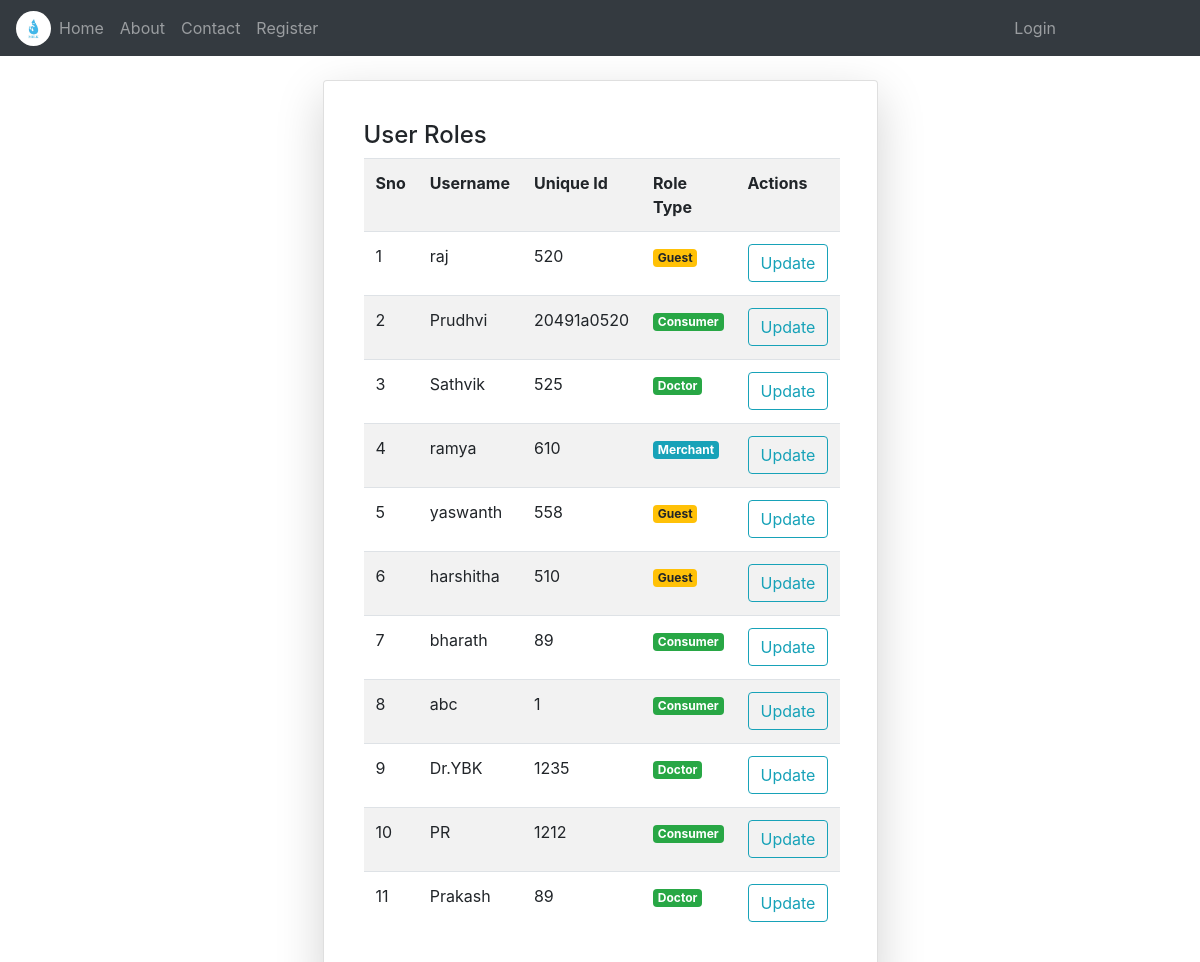
Screenshot of /roles/ with the database file from the repository.
### NotesApp/models.py (models this page shows)
class User(AbstractUser):
	v = [
		('d','Select Your gender'),
		('M','Male'),
		('F','Female'),
	]
	p = [
		('G','Guest'),
		('T','Merchant'),
		('S','Customer'),
		('D','Doctor'),
	]
	gd = models.CharField(choices=v,default='d',max_length=5)
	mb = models.CharField(max_length=11)
	uq = models.CharField(max_length=10)
	role = models.CharField(choices=p,default='G',max_length=5)
	is_teacher = models.BooleanField(default=False)
	is_student = models.BooleanField(default=False)
	is_doctor = models.BooleanField(default=False)
	pfimg = models.ImageField(upload_to='Profiles/',default='demoprofile.png')

### NotesApp/views.py (the view)
# urls.py: path('roles/',views.rolechange,name="role"),
def rolechange(request):
	k = User.objects.all()
	return render(request,'notehtmls/role.html',{'u':k})

### templates/notehtmls/role.html (shortened to what this page needs)
{% extends 'notehtmls/base.html' %} {% block title %}Role Change{% endblock %} {% block content %}
<div class="container mt-4">
    <div class="card col-md-6 shadow-lg mx-auto">
        <div class="card-body">
            <h4>User Roles</h4>
            <table class="table table-striped table-hover">
                <tr>
                    <th>Sno</th>
                    <th>Username</th>
                    <th>Unique Id</th>
                    <th>Role Type</th>
                    <th>Actions</th>
                </tr>
                {% for i in u %}
                <tr>
                    <td>{{forloop.counter}}</td>
                    <td>{{i.username}}</td>
                    <td>{{i.uq}}</td>
                    <td>
                        {% if i.role == 'G' %}
                        <p class="badge badge-warning">Guest</p>
                        {% elif i.role == 'T' %}
                        <p class="badge badge-info">Merchant</p>
                        {% elif i.role == 'S' %}
                        <p class="badge badge-success">Consumer</p>
                        {% elif i.role == 'D' %}
                        <p class="badge badge-success">Doctor</p>
                        {% else %}
                        <p class="badge badge-danger">Admin</p>
                        {% endif %}
                    </td>
                    <td>
                        <a href="{% url 'rolup' i.id %}" class="btn btn-outline-info">Update</a>
                    </td>
                </tr>
                {% endfor %}
            </table>
        </div>
    </div>
</div>
{% endblock %}

### templates/notehtmls/role.html (style rules this page uses)
body { background-image: url('https://media.istockphoto.com/id/544807136/photo/various-fresh-dairy-products.jpg?s=612x612&w=0&k=20&c=U5T70bi24itoTDive1CVonJbJ97ChyL2Pz1I2kOoSRo='); background-size: cover; background-repeat: no-repeat; background-attachment: fixed; }
.card { background-color: rgba(255, 255, 255, 0.8); padding: 20px; }

### rows the page displays
User: username "raj", uq "520", role "Guest"
User: username "Prudhvi", uq "20491a0520", role "Consumer"
User: username "Sathvik", uq "525", role "Doctor"
User: username "ramya", uq "610", role "Merchant"
User: username "yaswanth", uq "558", role "Guest"
User: username "harshitha", uq "510", role "Guest"
User: username "bharath", uq "89", role "Consumer"
User: username "abc", uq "1", role "Consumer"
User: username "Dr.YBK", uq "1235", role "Doctor"
User: username "PR", uq "1212", role "Consumer"
User: username "Prakash", uq "89", role "Doctor"
